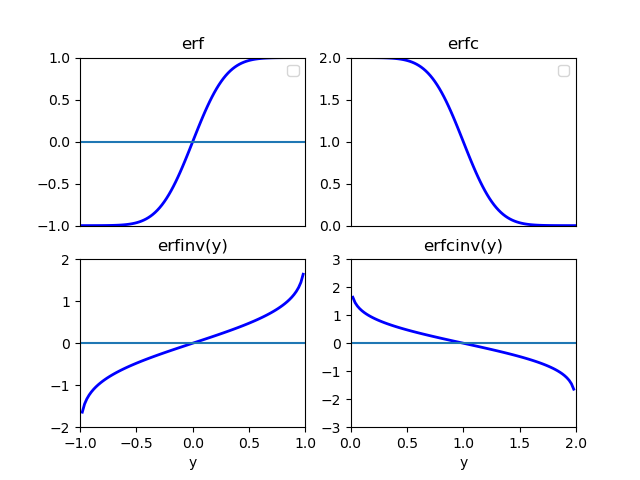

Source code (Python):
#--------------------------------------
#   CH_14_3_6_EX_1_Error_Functions.py   
#--------------------------------------
import numpy as np
import matplotlib.pyplot as plt
from scipy import special as spec
#
x1 = np.linspace(-3., 3., 100)
y1 = np.linspace(-1., 1., 100)
y2 = np.linspace(0., 2., 100)
#----- 計算誤差函數
Erf = spec.erf(x1)
Erfc = spec.erfc(x1)
Erfinv = spec.erfinv(y1)
Erfcinv = spec.erfcinv(y2)
#----- 繪圖
fig1 = plt.figure(1)
#
ax1 = plt.subplot(2,2,1)
plt.plot(x1, Erf, 'b-', lw = 2)
plt.title('erf')
plt.plot([-3, 3], [0., 0.])
plt.axis([-3, 3, -1, 1])
plt.legend(loc ='best')
ax1.get_xaxis().set_visible(False)
#
ax2 = plt.subplot(2,2,2)
plt.plot(x1, Erfc, 'b-', lw = 2)
plt.title('erfc')
plt.axis([-3, 3, 0, 2])
plt.legend(loc ='best')
ax2.get_xaxis().set_visible(False)
#
plt.subplot(2,2,3)
plt.plot(y1, Erfinv, 'b-', lw = 2)
plt.xlabel('y')
plt.plot([-1, 1], [0., 0.])
plt.title('erfinv(y)')
plt.axis([-1, 1, -2, 2])
#
plt.subplot(2,2,4)
plt.plot(y2, Erfcinv, 'b-', lw = 2)
plt.xlabel('y')
plt.plot([0, 2], [0., 0.])
plt.title('erfcinv(y)')
plt.axis([0, 2, -3, 3])
#
plt.savefig('CH_14_3_6_EX_1_Error_Functions.png')
plt.show()


















































	


